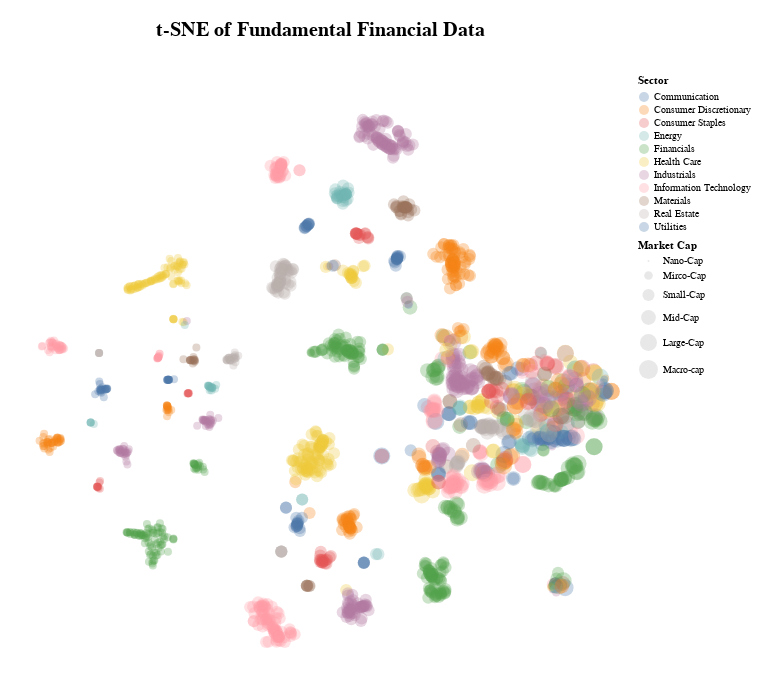

Source (notebook cell):
### Markdown cell above
Alright, that should have run our raw data through the pipeline and output a dataframe that we would expect to be (1915 x 2). Let's check that and then we can plot the data to see what we have.

### Code cell
print(f"The tsne output dataframe has dimensions of {X_raw_tsne.shape}\n")

plot_df = pd.DataFrame({
    "tsne1": X_raw_tsne[:, 0],
    "tsne2": X_raw_tsne[:, 1],
    # optional metadata for color/tooltip:
    "Sector": X_raw["Sector"].values,
    "Market Cap": X_raw['Market Cap'].values,
})

market_cap_order = ['Nano-Cap','Mirco-Cap','Small-Cap','Mid-Cap','Large-Cap','Macro-cap']

raw_chart = (
    alt.Chart(plot_df, title = alt.TitleParams(text='t-SNE of Fundamental Financial Data',fontSize=20,offset=35))
      .mark_circle(size=28, opacity=0.3)
      .encode(
          x=alt.X("tsne1:Q", title = '', axis = None),
          y=alt.Y("tsne2:Q", title = '', axis = None),
          color=alt.Color("Sector:N"), 
          size = alt.Size("Market Cap:N", scale=alt.Scale(domain=market_cap_order),sort=market_cap_order), 
          tooltip=["Sector:N", "Market Cap:N"]
      )
      .properties(padding = 20, width = 600, height = 600
    )
    .configure_view(stroke=None)
      .interactive()
)

raw_chart

### Figure 1 — Vega-Lite specification as saved in the notebook (floating-point values rounded to 4 significant figures; data arrays with more than 128 entries replaced by an {"elided": "..."} marker saying what was removed)
{"config": {"view": {"continuousWidth": 300, "continuousHeight": 300, "stroke": null}}, "data": {"name": "data-f5c8412de670cf7281a425ca33a3c5c0"}, "mark": {"type": "circle", "opacity": 0.3, "size": 28}, "encoding": {"color": {"field": "Sector", "type": "nominal"}, "size": {"field": "Market Cap", "scale": {"domain": ["Nano-Cap", "Mirco-Cap", "Small-Cap", "Mid-Cap", "Large-Cap", "Macro-cap"]}, "sort": ["Nano-Cap", "Mirco-Cap", "Small-Cap", "Mid-Cap", "Large-Cap", "Macro-cap"], "type": "nominal"}, "tooltip": [{"field": "Sector", "type": "nominal"}, {"field": "Market Cap", "type": "nominal"}], "x": {"axis": null, "field": "tsne1", "title": "", "type": "quantitative"}, "y": {"axis": null, "field": "tsne2", "title": "", "type": "quantitative"}}, "height": 600, "padding": 20, "params": [{"name": "param_4", "select": {"type": "interval", "encodings": ["x", "y"]}, "bind": "scales"}], "title": {"text": "t-SNE of Fundamental Financial Data", "fontSize": 20, "offset": 35}, "width": 600, "$schema": "https://vega.github.io/schema/vega-lite/v5.20.1.json", "datasets": {"data-f5c8412de670cf7281a425ca33a3c5c0": {"elided": "1905 records"}}}
